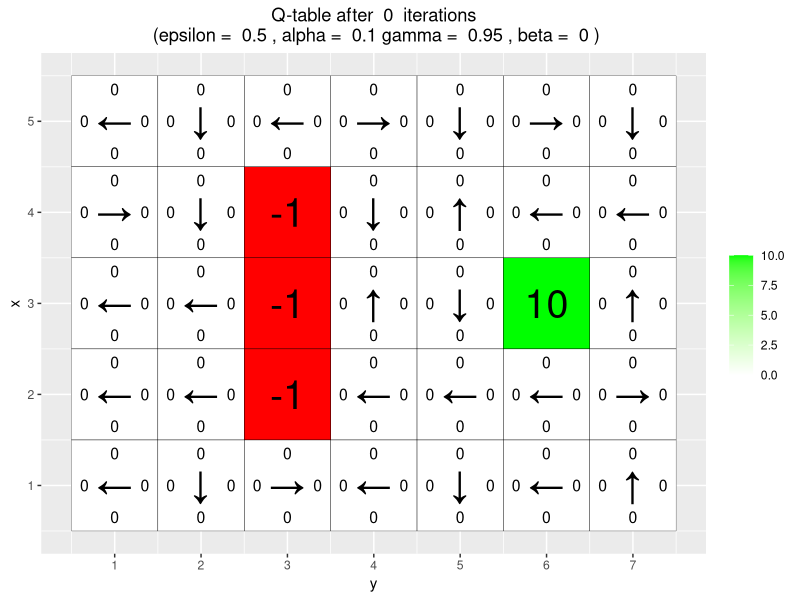
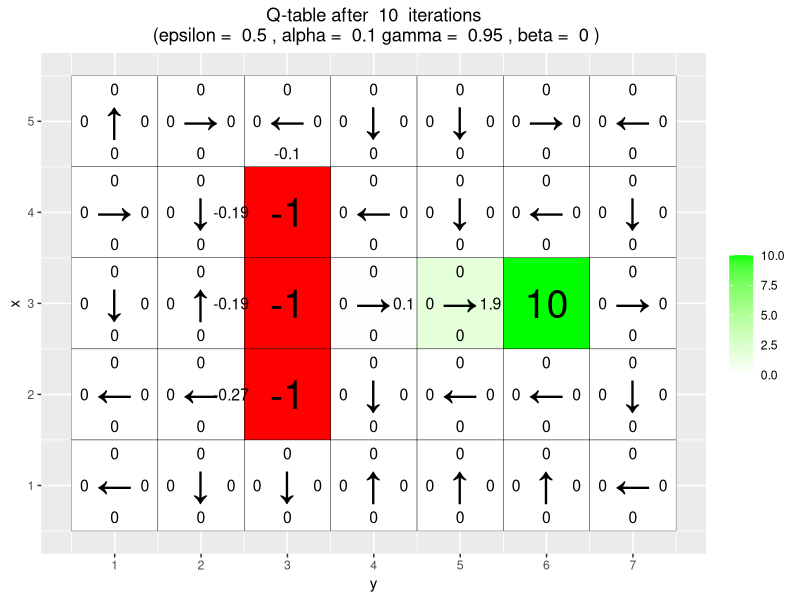
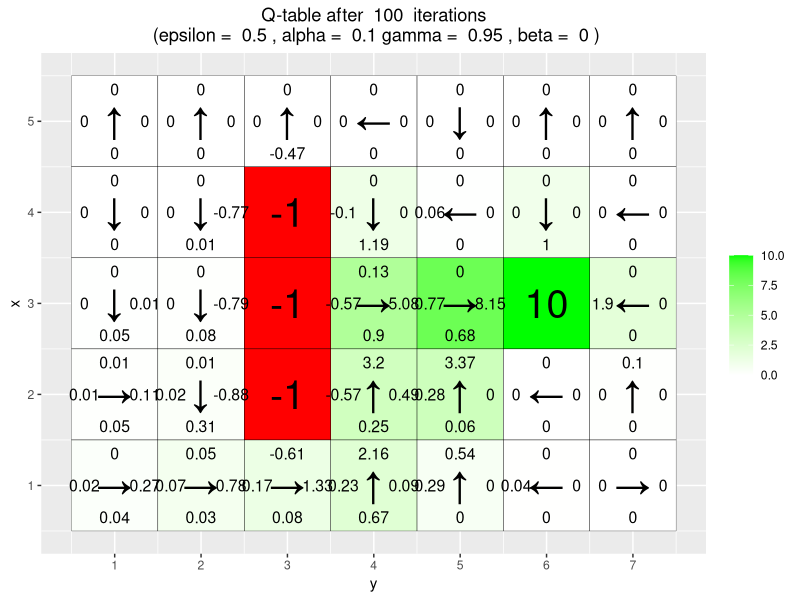
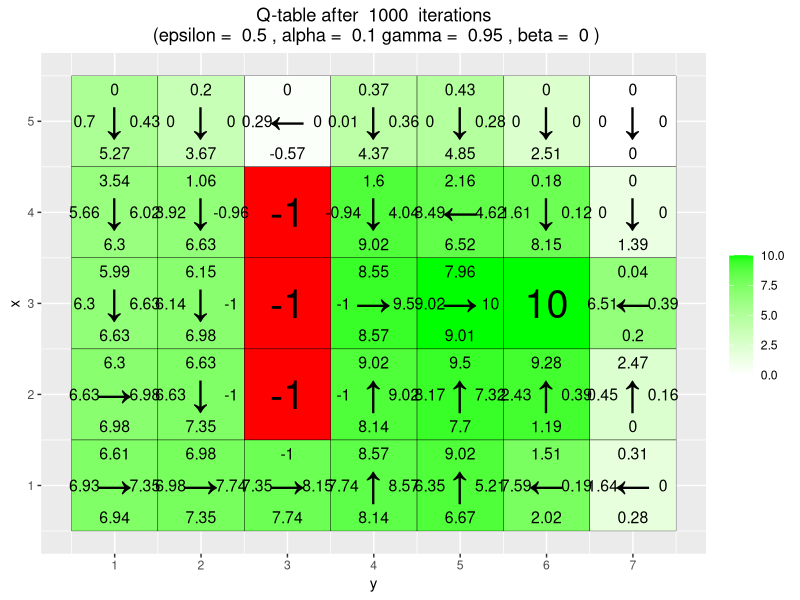
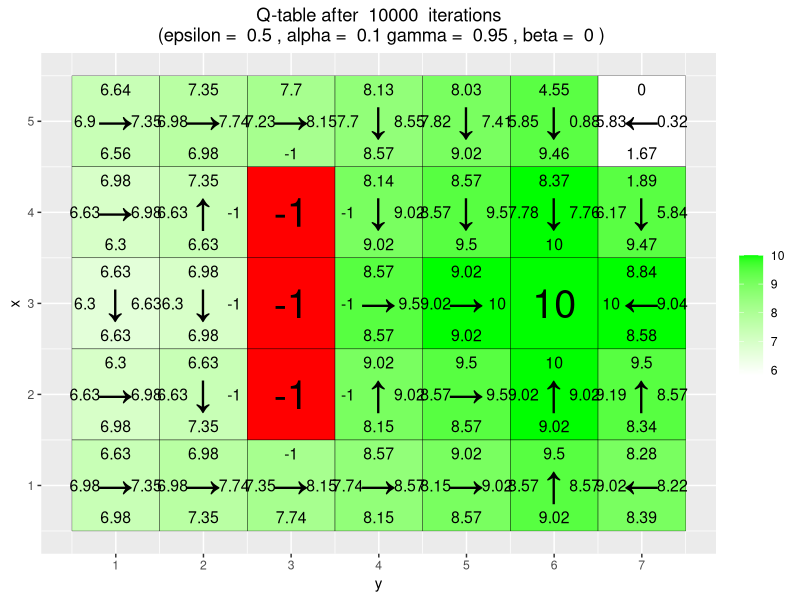
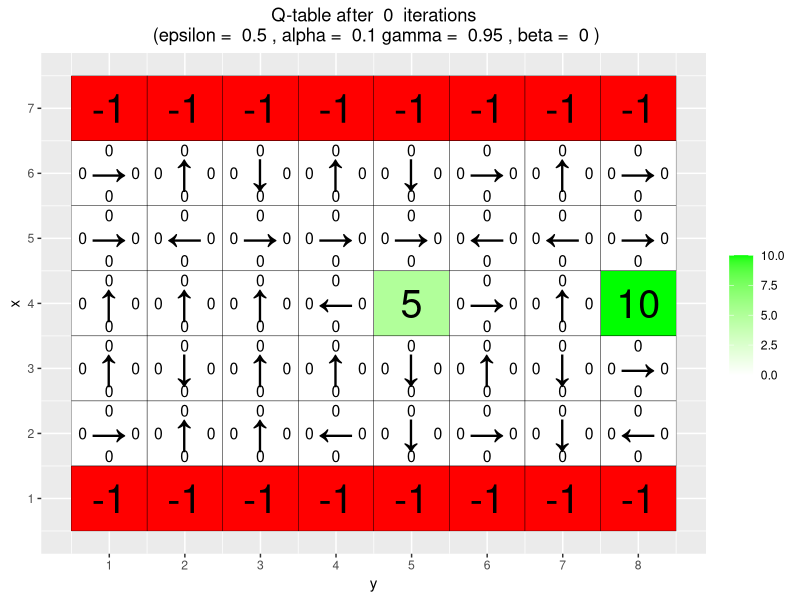
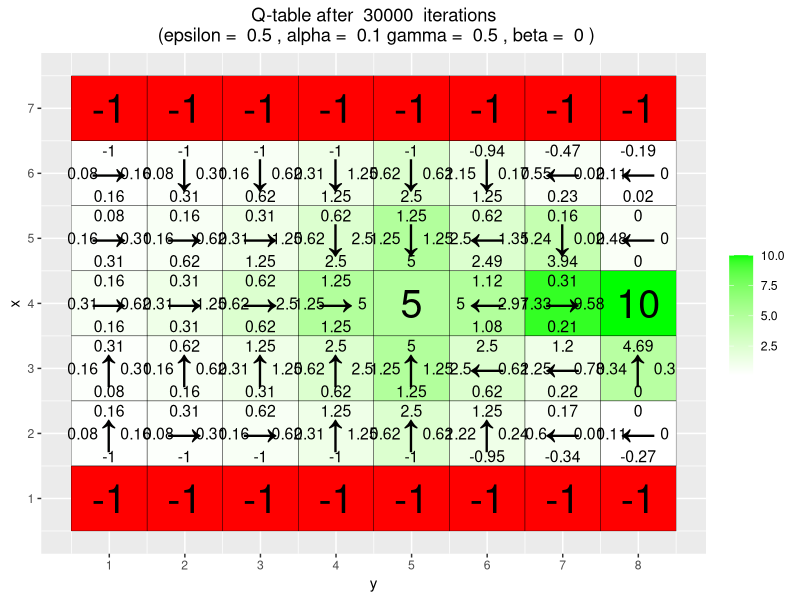
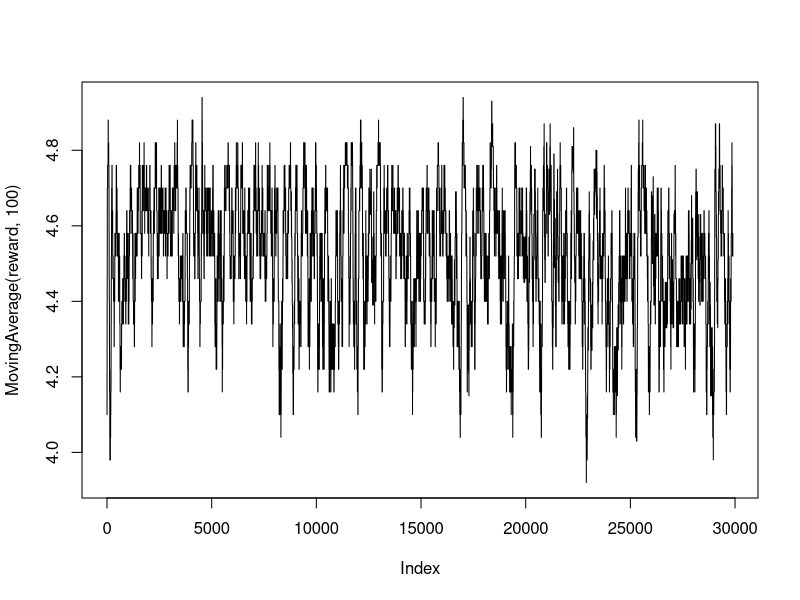

Here is the R script that generated these plots, in order: (Note: a time limit stopped this script after it produced the figures.)
# By Jose M. Peña and Joel Oskarsson.
# For teaching purposes.
# jose.m.pena@liu.se.

#####################################################################################################
# Q-learning
#####################################################################################################

# install.packages("ggplot2")
# install.packages("vctrs")
library(ggplot2)

# If you do not see four arrows in line 16, then do the following:
# File/Reopen with Encoding/UTF-8

arrows <- c("↑", "→", "↓", "←")
action_deltas <- list(c(1,0), # up
                      c(0,1), # right
                      c(-1,0), # down
                      c(0,-1)) # left

vis_environment <- function(iterations=0, epsilon = 0.5, alpha = 0.1, gamma = 0.95, beta = 0){
  
  # Visualize an environment with rewards. 
  # Q-values for all actions are displayed on the edges of each tile.
  # The (greedy) policy for each state is also displayed.
  # 
  # Args:
  #   iterations, epsilon, alpha, gamma, beta (optional): for the figure title.
  #   reward_map (global variable): a HxW array containing the reward given at each state.
  #   q_table (global variable): a HxWx4 array containing Q-values for each state-action pair.
  #   H, W (global variables): environment dimensions.
  
  df <- expand.grid(x=1:H,y=1:W)
  foo <- mapply(function(x,y) ifelse(reward_map[x,y] == 0,q_table[x,y,1],NA),df$x,df$y)
  df$val1 <- as.vector(round(foo, 2))
  foo <- mapply(function(x,y) ifelse(reward_map[x,y] == 0,q_table[x,y,2],NA),df$x,df$y)
  df$val2 <- as.vector(round(foo, 2))
  foo <- mapply(function(x,y) ifelse(reward_map[x,y] == 0,q_table[x,y,3],NA),df$x,df$y)
  df$val3 <- as.vector(round(foo, 2))
  foo <- mapply(function(x,y) ifelse(reward_map[x,y] == 0,q_table[x,y,4],NA),df$x,df$y)
  df$val4 <- as.vector(round(foo, 2))
  foo <- mapply(function(x,y) 
    ifelse(reward_map[x,y] == 0,arrows[GreedyPolicy(x,y)],reward_map[x,y]),df$x,df$y)
  df$val5 <- as.vector(foo)
  foo <- mapply(function(x,y) ifelse(reward_map[x,y] == 0,max(q_table[x,y,]),
                                     ifelse(reward_map[x,y]<0,NA,reward_map[x,y])),df$x,df$y)
  df$val6 <- as.vector(foo)
  
  print(ggplot(df,aes(x = y,y = x)) +
          scale_fill_gradient(low = "white", high = "green", na.value = "red", name = "") +
          geom_tile(aes(fill=val6)) +
          geom_text(aes(label = val1),size = 4,nudge_y = .35,na.rm = TRUE) +
          geom_text(aes(label = val2),size = 4,nudge_x = .35,na.rm = TRUE) +
          geom_text(aes(label = val3),size = 4,nudge_y = -.35,na.rm = TRUE) +
          geom_text(aes(label = val4),size = 4,nudge_x = -.35,na.rm = TRUE) +
          geom_text(aes(label = val5),size = 10) +
          geom_tile(fill = 'transparent', colour = 'black') + 
          ggtitle(paste("Q-table after ",iterations," iterations\n",
                        "(epsilon = ",epsilon,", alpha = ",alpha,"gamma = ",gamma,", beta = ",beta,")")) +
          theme(plot.title = element_text(hjust = 0.5)) +
          scale_x_continuous(breaks = c(1:W),labels = c(1:W)) +
          scale_y_continuous(breaks = c(1:H),labels = c(1:H)))
  
}

GreedyPolicy <- function(x, y){
  
  # Get a greedy action for state (x,y) from q_table.
  #
  # Args:
  #   x, y: state coordinates.
  #   q_table (global variable): a HxWx4 array containing Q-values for each state-action pair.
  # 
  # Returns:
  #   An action, i.e. integer in {1,2,3,4}.
  
  # Your code here.
  return(which.max(rank(q_table[x,y,], ties.method = "random")))
}

EpsilonGreedyPolicy <- function(x, y, epsilon){
  
  # Get an epsilon-greedy action for state (x,y) from q_table.
  #
  # Args:
  #   x, y: state coordinates.
  #   epsilon: probability of acting randomly.
  # 
  # Returns:
  #   An action, i.e. integer in {1,2,3,4}.
  
  # Your code here.
  if(runif(1)>epsilon){
    direction = GreedyPolicy(x,y)
  }else{
    direction = sample(1:4,1)
  }
  
  return(direction)
}

transition_model <- function(x, y, action, beta){
  
  # Computes the new state after given action is taken. The agent will follow the action 
  # with probability (1-beta) and slip to the right or left with probability beta/2 each.
  # 
  # Args:
  #   x, y: state coordinates.
  #   action: which action the agent takes (in {1,2,3,4}).
  #   beta: probability of the agent slipping to the side when trying to move.
  #   H, W (global variables): environment dimensions.
  # 
  # Returns:
  #   The new state after the action has been taken.
  
  delta <- sample(-1:1, size = 1, prob = c(0.5*beta,1-beta,0.5*beta))
  final_action <- ((action + delta + 3) %% 4) + 1
  foo <- c(x,y) + unlist(action_deltas[final_action])
  foo <- pmax(c(1,1),pmin(foo,c(H,W)))
  
  return (foo)
}

q_learning <- function(start_state, epsilon = 0.5, alpha = 0.1, gamma = 0.95, 
                       beta = 0){
  
  # Perform one episode of Q-learning. The agent should move around in the 
  # environment using the given transition model and update the Q-table.
  # The episode ends when the agent reaches a terminal state.
  # 
  # Args:
  #   start_state: array with two entries, describing the starting position of the agent.
  #   epsilon (optional): probability of acting greedily.
  #   alpha (optional): learning rate.
  #   gamma (optional): discount factor.
  #   beta (optional): slipping factor.
  #   reward_map (global variable): a HxW array containing the reward given at each state.
  #   q_table (global variable): a HxWx4 array containing Q-values for each state-action pair.
  # 
  # Returns:
  #   reward: reward received in the episode.
  #   correction: sum of the temporal difference correction terms over the episode.
  #   q_table (global variable): Recall that R passes arguments by value. So, q_table being
  #   a global variable can be modified with the superassigment operator <<-.
  
  # Your code here.
  current_state = start_state
  episode_correction = 0
  repeat{
    # Follow policy, execute action, get reward.
    action = EpsilonGreedyPolicy(current_state[1], current_state[2], epsilon)
    new_state = transition_model(current_state[1], current_state[2], action, beta)
    reward = reward_map[new_state[1], new_state[2]]
    
    # Q-table update.
    q_action_value = q_table[current_state[1], current_state[2], action]
    next_exp_r = max(q_table[new_state[1], new_state[2],])
    
    correction = reward + gamma*next_exp_r - q_action_value
    q_table[current_state[1], current_state[2],action] <<- q_action_value + alpha*(correction)
    episode_correction = episode_correction+correction
    current_state=new_state
    if(reward!=0)
      # End episode.
      return (c(reward,episode_correction))
    
  }
  
}

#####################################################################################################
# Q-Learning Environments
#####################################################################################################

# Environment A (learning)

H <- 5
W <- 7

reward_map <- matrix(0, nrow = H, ncol = W)
reward_map[3,6] <- 10
reward_map[2:4,3] <- -1

q_table <- array(0,dim = c(H,W,4))

vis_environment()

for(i in 1:10000){
  foo <- q_learning(start_state = c(3,1))
  
  if(any(i==c(10,100,1000,10000)))
    vis_environment(i)
}

# Environment B (the effect of epsilon and gamma)

H <- 7
W <- 8

reward_map <- matrix(0, nrow = H, ncol = W)
reward_map[1,] <- -1
reward_map[7,] <- -1
reward_map[4,5] <- 5
reward_map[4,8] <- 10

q_table <- array(0,dim = c(H,W,4))

vis_environment()

MovingAverage <- function(x, n){
  
  cx <- c(0,cumsum(x))
  rsum <- (cx[(n+1):length(cx)] - cx[1:(length(cx) - n)]) / n
  
  return (rsum)
}

# Epsilon 0.5
for(j in c(0.5,0.75,0.95)){
  q_table <- array(0,dim = c(H,W,4))
  reward <- NULL
  correction <- NULL
  
  for(i in 1:30000){
    foo <- q_learning(gamma = j, start_state = c(4,1))
    reward <- c(reward,foo[1])
    correction <- c(correction,foo[2])
  }
  
  vis_environment(i, gamma = j)
  plot(MovingAverage(reward,100),type = "l")
  plot(MovingAverage(correction,100),type = "l")
}
# Epsilon 0.1
for(j in c(0.5,0.75,0.95)){
  q_table <- array(0,dim = c(H,W,4))
  reward <- NULL
  correction <- NULL
  
  for(i in 1:30000){
    foo <- q_learning(epsilon = 0.1, gamma = j, start_state = c(4,1))
    reward <- c(reward,foo[1])
    correction <- c(correction,foo[2])
  }
  
  vis_environment(i, epsilon = 0.1, gamma = j)
  plot(MovingAverage(reward,100),type = "l")
  plot(MovingAverage(correction,100),type = "l")
}

# Environment C (the effect of beta).

H <- 3
W <- 6

reward_map <- matrix(0, nrow = H, ncol = W)
reward_map[1,2:5] <- -1
reward_map[1,6] <- 10

q_table <- array(0,dim = c(H,W,4))

vis_environment()

for(j in c(0,0.2,0.4,0.66)){
  q_table <- array(0,dim = c(H,W,4))
  
  for(i in 1:10000)
    foo <- q_learning(gamma = 0.6, beta = j, start_state = c(1,1))
  
  vis_environment(i, gamma = 0.6, beta = j)
}
